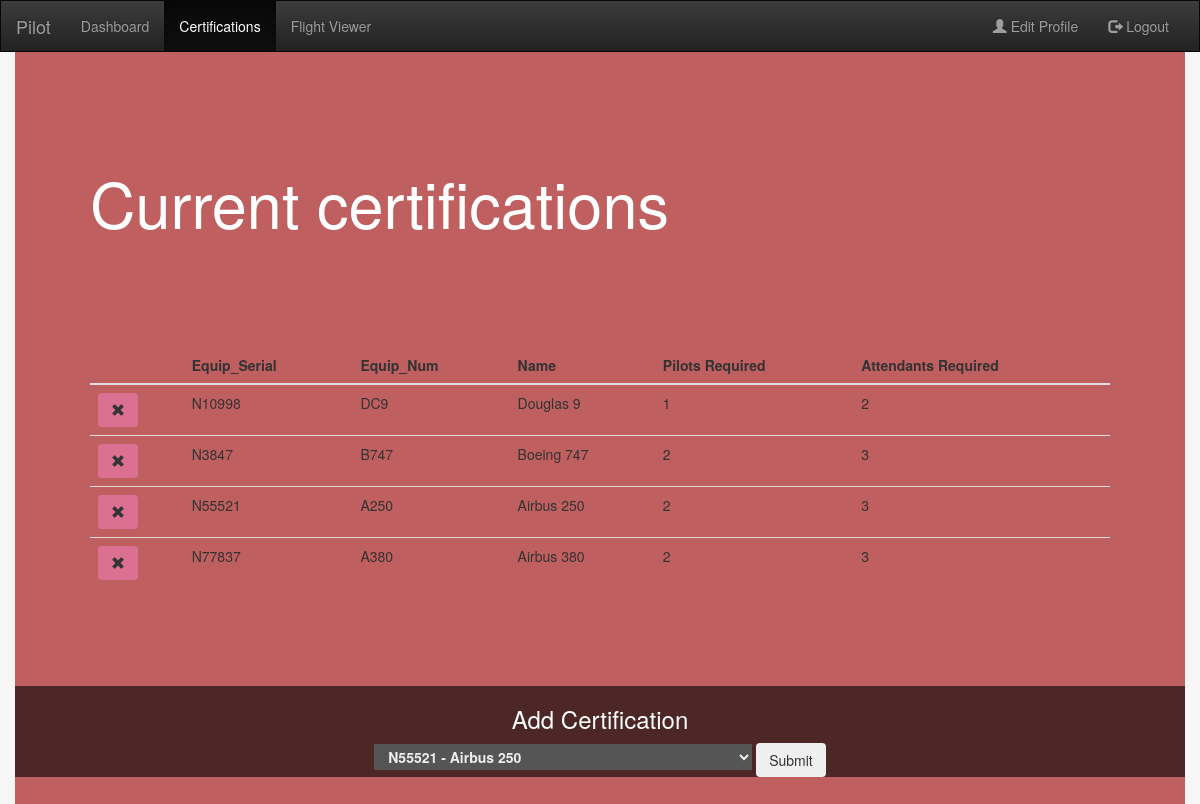
/PilotDash/Certifications.php (signed in), run on the app's committed database.
### tables this page shows
CREATE TABLE `Certifications` (
  `Emp_ID` int(11) NOT NULL,
  `Equip_Serial` varchar(10) NOT NULL,
  PRIMARY KEY (`Emp_ID`,`Equip_Serial`),
  KEY `Equip_Serial` (`Equip_Serial`),
  CONSTRAINT `Certifications_ibfk_1` FOREIGN KEY (`Emp_ID`) REFERENCES `Pilot` (`Emp_ID`),
  CONSTRAINT `Certifications_ibfk_2` FOREIGN KEY (`Equip_Serial`) REFERENCES `Equipment` (`Equip_Serial`)
);

CREATE TABLE `Equipment` (
  `Equip_Num` varchar(4) DEFAULT NULL,
  `Equip_Name` varchar(30) DEFAULT NULL,
  `Equip_Serial` varchar(10) NOT NULL DEFAULT '',
  `Equip_Pilots_Req` int(11) DEFAULT NULL,
  `Equip_Att_Req` int(11) DEFAULT NULL,
  `Equip_Seating` int(11) DEFAULT NULL,
  PRIMARY KEY (`Equip_Serial`)
);

### PilotDash/Certifications.php (the view, shortened to what this page needs)
<!DOCTYPE html>
<html lang="en">
    <head>
        <link rel="stylesheet" href="https://maxcdn.bootstrapcdn.com/bootstrap/3.3.7/css/bootstrap.min.css">
        <link rel="stylesheet" href="https://maxcdn.bootstrapcdn.com/bootstrap/3.3.7/css/bootstrap-theme.min.css">
    </head>
    <body>
        <nav class="navbar navbar-inverse">
            <div class="container-fluid">
                <div class="navbar-header">
                    <a class="navbar-brand" href="http://cs3380.rnet.missouri.edu/group/CS3380GRP23/www/PilotDash/PilotDash.php">Pilot</a>
                </div>
                <div class="collapse navbar-collapse" id="myNavbar">
                    <ul class="nav navbar-nav">
                        <li><a href="http://cs3380.rnet.missouri.edu/group/CS3380GRP23/www/PilotDash/PilotDash.php">Dashboard</a></li>
                        <li class="active"><a href="http://cs3380.rnet.missouri.edu/group/CS3380GRP23/www/PilotDash/Certifications.php">Certifications</a></li>
                        <li><a href="http://cs3380.rnet.missouri.edu/group/CS3380GRP23/www/PilotDash/FlightViewer.php">Flight Viewer</a></li>
                    </ul>
                    <ul class="nav navbar-nav navbar-right">
                        <li><a href="http://cs3380.rnet.missouri.edu/group/CS3380GRP23/www/PilotDash/PilotProfile.php"><span class="glyphicon glyphicon-user"></span> Edit Profile</a></li>
                        <li><a href="http://cs3380.rnet.missouri.edu/group/CS3380GRP23/www/Login/logout.php"><span class="glyphicon glyphicon-log-out"></span> Logout</a></li>
                    </ul>
                </div>
            </div>
        </nav>
        <div class="container jumbotron">
            <div class="jumbotron">
                <h1>Current certifications</h1>
                    <?php
                        $link = mysqli_connect('localhost', 'CS3380GRP23', 'e7d18aa', 'CS3380GRP23');
                        $query = "SELECT Certifications.Equip_Serial, Equip_Num, Equip_Name AS Name, Equip_Pilots_Req AS 'Pilots Required', Equip_Att_Req AS 'Attendants Required' FROM Equipment, Certifications WHERE Equipment.Equip_Serial = Certifications.Equip_Serial AND Emp_ID = ".$_SESSION['Emp_ID'];
                        $result = mysqli_query($link, $query);
                        echo "<table class='table table-hover'><thead>";
                        echo "<th></th>";
                        while($row = mysqli_fetch_field($result)) {
                            echo "<th>".$row->name."</th><br>";
                        }
                        echo "</thead>";
                        while($row = mysqli_fetch_array($result, MYSQLI_NUM)) {
                            echo "<tr>";
                            echo "<form action='deleteCert.php' method='POST'>";
                            echo "<td><button class='btn' id='warning'><span class='glyphicon glyphicon-remove'></span></button></td>";
                            echo "</form>";
                            foreach($row as $val) {
                                echo "<td>".$val."</td>";
                            }
                            echo "</tr>";
                        }
                        echo "</table>";
                    ?>
            </div>
            <div class="row text-center">
                <h3>Add Certification</h3>
                <form method="POST" action="Certifications.php" class="form-inline">
                    <div id="mainselection" class="form-group">
                        <select name="equip">
                            <?php
                                $query = "SELECT Equip_Serial, Equip_Name FROM Equipment ORDER BY Equip_Name ASC";
                                $result = mysqli_query($link, $query);
                                while($row = mysqli_fetch_array($result, MYSQLI_NUM)) {
                                    foreach($row as $val) {
                                        echo "<option value='". $row[0] ."'>". $row[0] ." - ".$row[1] ."</option>";
                                    }
                                }
                            ?>
                        </select>
                        <input type="submit" name="addCert" value="Submit" class="btn">
                    </div>
                </form>
            </div>
        </div>
    </body>
</html>

### PilotDash/Certifications.php (style rules this page uses)
body { background-image: url("http://cs3380.rnet.missouri.edu/group/CS3380GRP23/www/Background/Wood.jpg"); background-color: #f7f7f7; }
h3 { color: white; }
.jumbotron h1 { color: white; }
.row { background:rgba(0,0,0,0.6); }
.jumbotron { background-color: #C05F5F; }
.navbar { margin-bottom: 0; border-radius: 0; }
#mainselection select { border: 0; color: #EEE; background-color: #555; font-weight: bold; padding: 2px 10px; width: 378px; *width: 350px; *background: #58B14C -webkit-appearance: none; }
#warning { background-color: palevioletred; }

### data on the page
certifications: Equip_Serial "N10998", Equip_Serial.Equip_Num "DC9", Equip_Serial.Equip_Name "Douglas 9", Equip_Serial.Equip_Pilots_Req "1", Equip_Serial.Equip_Att_Req "2"
certifications: Equip_Serial "N3847", Equip_Serial.Equip_Num "B747", Equip_Serial.Equip_Name "Boeing 747", Equip_Serial.Equip_Pilots_Req "2", Equip_Serial.Equip_Att_Req "3"
certifications: Equip_Serial "N55521", Equip_Serial.Equip_Num "A250", Equip_Serial.Equip_Name "Airbus 250", Equip_Serial.Equip_Pilots_Req "2", Equip_Serial.Equip_Att_Req "3"
certifications: Equip_Serial "N77837", Equip_Serial.Equip_Num "A380", Equip_Serial.Equip_Name "Airbus 380", Equip_Serial.Equip_Pilots_Req "2", Equip_Serial.Equip_Att_Req "3"

### other printed values
$row->name "Equip_Serial"
$row->name "Equip_Num"
$row->name "Name"
$row->name "Pilots Required"
$row->name "Attendants Required"
form field equip "N55521 - Airbus 250"
